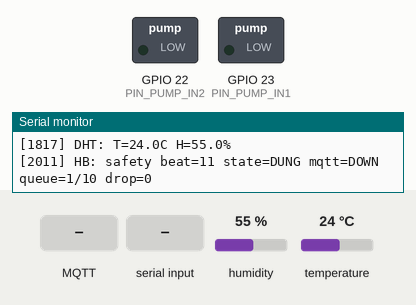
Simulated run of this sketch. Board: ESP32. Parts: switched loads named in the sketch (green lamp = pin HIGH), the last lines printed to the serial monitor. Inputs (shaded band) come from the test bench; at power-on: humidity 55 %, temperature 24 °C. WiFi joins after 1.5 s; servers stay silent unless stated; no MQTT or app messages arrive unless stated.

Above: at 3.0 s.
3.1 s: MQTT message "ON" arrives on the first subscribed topic
At 4.1 s:
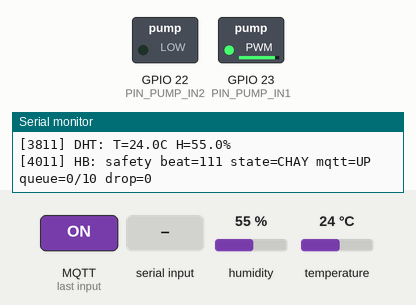
4.6 s: "OFF\n" received over Serial
At 5.9 s:
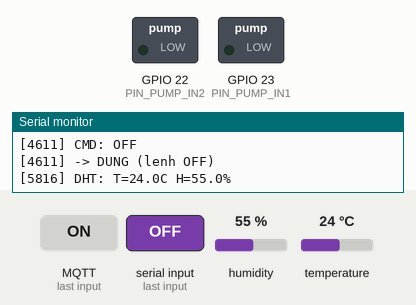
Timing chart, 0 to 7.6 s (numbered marks = the images above; inputs shaded):
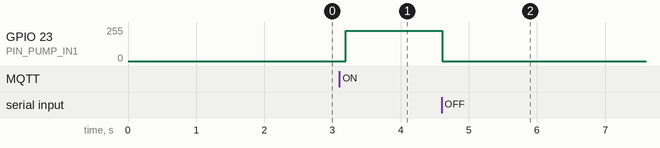

The sketch:

firmware.ino
```cpp
/*
 * CSE3069 - Bài 4: Gửi dữ liệu qua MQTT (FreeRTOS: task + queue)
 * ESP32-DevKitC-32E + A4950 (cầu H) + bơm DC + DHT + (tuỳ chọn) cảm biến mưa
 *
 * ESP32 KHÔNG còn web server / WebSocket. Giao diện chạy trên laptop (thư mục dashboard/)
 * và nói chuyện với ESP32 chỉ qua MQTT.
 *
 * KIẾN TRÚC
 *   sensorTask (core 1, ưu tiên 2): đọc DHT/mưa mỗi 2 s -> cập nhật snapshot cho FSM
 *                                   -> đẩy bản ghi vào telemetryQ
 *   mqttTask   (core 0, ưu tiên 1): giữ kết nối broker; lấy bản ghi từ telemetryQ và publish;
 *                                   publish state (ngay khi đổi + mỗi 0.5 s) và log; nhận lệnh từ .../cmd.
 *                                   MỌI việc có thể bị treo do mạng đều nằm ở task này.
 *   safetyTask (core 1, ưu tiên 3): FSM bơm DỪNG/CHẠY/LỖI, chu kỳ 20 ms bằng vTaskDelayUntil,
 *                                   KHÔNG gọi hàm mạng, KHÔNG chờ vô hạn.
 *   loop()     (core 1, ưu tiên 1): chỉ đọc lệnh từ Serial.
 *
 *   Queue:
 *     telemetryQ : 10 bản ghi. Khi đầy -> BỎ BẢN GHI CŨ NHẤT, giữ bản mới (đếm qDropped).
 *     cmdQ       : 8 lệnh (Serial / MQTT -> safetyTask). Khi đầy -> bỏ lệnh mới + log.
 *
 * Topic:
 *   nhom01/node01/telemetry  (ESP32 -> broker)  số đo, mỗi 2 s
 *   nhom01/node01/state      (ESP32 -> broker)  trạng thái FSM + queue, ngay khi đổi + mỗi 0.5 s
 *   nhom01/node01/log        (ESP32 -> broker)  từng dòng log
 *   nhom01/node01/status     (LWT, retained)    online / offline
 *   nhom01/node01/cmd        (broker -> ESP32)  lệnh
 *
 * Lệnh (Serial 115200 hoặc topic cmd):
 *   ON | OFF | PWM <1-100> | STATUS | SLOW <ms>  (SLOW: làm chậm task MQTT để thử queue đầy)
 *   Lệnh khác khi đang CHAY -> LOI
 */

#include <Arduino.h>
#include <stdarg.h>
#include <WiFi.h>
#include <PubSubClient.h>
#include <DHT.h>

#include "secrets.h"    // WIFI_SSID, WIFI_PASS, MQTT_HOST, MQTT_PORT, MQTT_USER, MQTT_PASS

// ===================== KIỂU DỮ LIỆU (khai báo trước hàm đầu tiên) =====================
enum State { ST_STOP, ST_RUN, ST_FAULT };

struct Telemetry {          // 1 bản ghi trong telemetryQ
  uint32_t ts;              // millis() lúc đọc
  uint32_t seq;             // số thứ tự bản tin (để phát hiện rớt khi đối chiếu log)
  float    temp, hum;
  int16_t  rain;            // < 0 = không có cảm biến -> null
  bool     valid;
  uint8_t  state;           // trạng thái FSM lúc đọc
};

struct Cmd {                // 1 lệnh trong cmdQ
  char text[40];
  bool bad;                 // true = đầu vào rác/quá dài
};

struct SensorSnap { bool valid; float t, h; };

// ===================== CẤU HÌNH =====================
constexpr uint32_t WIFI_TIMEOUT_MS = 10000;

const char* DEVICE_ID       = "node01";
const char* TOPIC_TELEMETRY = "nhom01/node01/telemetry";
const char* TOPIC_STATE     = "nhom01/node01/state";
const char* TOPIC_LOG       = "nhom01/node01/log";
const char* TOPIC_STATUS    = "nhom01/node01/status";
const char* TOPIC_CMD       = "nhom01/node01/cmd";

constexpr uint8_t  PIN_PUMP_IN1 = 23;      // PWM
constexpr uint8_t  PIN_PUMP_IN2 = 22;      // luôn LOW
constexpr uint8_t  PIN_DHT      = 14;
constexpr int8_t   PIN_RAIN     = -1;      // ĐIỀN chân ADC cảm biến mưa; -1 = chưa gắn -> "rain": null
#define DHTTYPE DHT22

constexpr uint32_t MAX_RUN_MS       = 20000;
constexpr uint32_t FAULT_HOLD_MS    = 3000;
constexpr uint32_t COOLDOWN_MS      = 5000;
constexpr uint32_t SENSOR_PERIOD_MS = 2000;    // = chu kỳ gửi MQTT (DHT cần >= 2 s)
constexpr uint32_t SAFETY_PERIOD_MS = 20;      // chu kỳ kiểm tra an toàn, độc lập MQTT
constexpr uint32_t HEARTBEAT_MS     = 2000;    // log nhịp task an toàn
constexpr uint32_t STATE_PERIOD_MS  = 500;     // publish state định kỳ (ngoài ra publish ngay khi đổi trạng thái)
constexpr uint32_t MQTT_RETRY_MS    = 3000;

constexpr uint32_t PWM_FREQ_HZ      = 20000;
constexpr uint8_t  PWM_BITS         = 8;
constexpr uint8_t  DEFAULT_DUTY_PCT = 90;

constexpr int TELEMETRY_Q_LEN = 10;
constexpr int CMD_Q_LEN       = 8;
constexpr uint32_t MQTT_SLOW_MAX_MS = 8000;    // < keepalive (10 s) để không rớt kết nối khi thử tải

// ===================== BIẾN TOÀN CỤC =====================
const char* stateName(State s) {
  return s == ST_STOP ? "DUNG" : (s == ST_RUN ? "CHAY" : "LOI");
}

// --- Chỉ safetyTask ghi các biến này ---
volatile State   state = ST_STOP;
volatile uint32_t stateSince = 0;
volatile uint32_t lastRunEndMs = 0;
volatile uint8_t dutyPct = DEFAULT_DUTY_PCT;
volatile uint32_t stateEvt = 0;   // tăng mỗi khi FSM/duty đổi -> mqttTask publish state NGAY
bool evStart = false, evStop = false, evBadInput = false;

// --- Snapshot cảm biến: sensorTask ghi, safetyTask/mqttTask đọc (spinlock) ---
portMUX_TYPE sensMux = portMUX_INITIALIZER_UNLOCKED;
SensorSnap snap = { false, NAN, NAN };

// --- Queue / thống kê ---
QueueHandle_t telemetryQ = nullptr;
QueueHandle_t cmdQ = nullptr;
volatile uint32_t qSent = 0, qDropped = 0, qPubFail = 0, safetyBeats = 0;
volatile uint32_t mqttExtraDelayMs = 0;       // lệnh SLOW
volatile bool     mqttUp = false;

DHT dht(PIN_DHT, DHTTYPE);
WiFiClient   netClient;
PubSubClient mqtt(netClient);

// --- Log: nhiều task ghi (có mutex), mqttTask đọc và publish ---
constexpr int LOG_LINES = 80;
constexpr int LOG_LEN   = 128;
char logRing[LOG_LINES][LOG_LEN];
volatile uint32_t logTotal = 0;     // tổng số dòng đã ghi
uint32_t mqttLogSeq = 0;            // số dòng đã publish (chỉ mqttTask dùng)
SemaphoreHandle_t logMux = nullptr;

void logMsg(const char* fmt, ...) {
  char body[100];
  va_list ap;
  va_start(ap, fmt);
  vsnprintf(body, sizeof body, fmt, ap);
  va_end(ap);
  char line[LOG_LEN];
  snprintf(line, sizeof line, "[%lu] %s", (unsigned long)millis(), body);
  if (xSemaphoreTake(logMux, pdMS_TO_TICKS(50)) != pdTRUE) return;   // không chờ vô hạn
  Serial.println(line);
  strlcpy(logRing[logTotal % LOG_LINES], line, LOG_LEN);
  logTotal = logTotal + 1;
  xSemaphoreGive(logMux);
}

// Chỉ gọi từ mqttTask khi đang kết nối: publish các dòng log mới
void flushLogToMqtt() {
  for (int n = 0; n < 6; n++) {
    char line[LOG_LEN];
    bool has;
    if (xSemaphoreTake(logMux, pdMS_TO_TICKS(50)) != pdTRUE) return;
    if (logTotal - mqttLogSeq > (uint32_t)LOG_LINES) mqttLogSeq = logTotal - LOG_LINES;  // tụt quá xa -> nhảy
    has = (mqttLogSeq != logTotal);
    if (has) { strlcpy(line, logRing[mqttLogSeq % LOG_LINES], LOG_LEN); mqttLogSeq++; }
    xSemaphoreGive(logMux);
    if (!has) break;
    mqtt.publish(TOPIC_LOG, line);
  }
}

// ===================== GỬI LỆNH VÀO cmdQ (không chặn) =====================
void submitCommand(const char* text, bool bad) {
  Cmd c;
  memset(&c, 0, sizeof c);
  strlcpy(c.text, text, sizeof c.text);
  c.bad = bad;
  if (xQueueSend(cmdQ, &c, 0) != pdTRUE) logMsg("LOI: hang doi lenh day, bo lenh");
}

// ===================== ĐIỀU KHIỂN TẢI (chỉ safetyTask / setup) =====================
void pumpOff() {
  ledcWrite(PIN_PUMP_IN1, 0);
  digitalWrite(PIN_PUMP_IN2, LOW);
}

void pumpOn() {
  digitalWrite(PIN_PUMP_IN2, LOW);
  ledcWrite(PIN_PUMP_IN1, (uint32_t)dutyPct * ((1u << PWM_BITS) - 1) / 100);
}

// ===================== FSM =====================
void enterStop(const char* reason) {
  pumpOff();
  state = ST_STOP;
  stateSince = millis();
  lastRunEndMs = stateSince;
  stateEvt = stateEvt + 1;
  logMsg("-> DUNG (%s)", reason);
}

void enterFault(const char* reason) {
  pumpOff();
  state = ST_FAULT;
  stateSince = millis();
  stateEvt = stateEvt + 1;
  logMsg("-> LOI (%s)", reason);
}

void enterRun() {
  state = ST_RUN;
  stateSince = millis();
  pumpOn();
  stateEvt = stateEvt + 1;
  logMsg("-> CHAY (duty=%u%%, toi da %lu s)", dutyPct, (unsigned long)(MAX_RUN_MS / 1000));
}

void updateState() {
  uint32_t now = millis();
  bool sv;
  portENTER_CRITICAL(&sensMux); sv = snap.valid; portEXIT_CRITICAL(&sensMux);

  switch (state) {
    case ST_RUN:
      if (evStart) logMsg("TU CHOI: dang CHAY, khong gia han thoi gian");
      if (evBadInput)                           enterFault("lenh sai dinh dang");
      else if (!sv)                             enterFault("cam bien NaN");
      else if (now - stateSince >= MAX_RUN_MS) enterStop("het gio");
      else if (evStop)                          enterStop("lenh OFF");
      break;

    case ST_STOP:
      if (evStart) {
        uint32_t since = now - lastRunEndMs;
        if (lastRunEndMs != 0 && since < COOLDOWN_MS)
          logMsg("TU CHOI: dang cooldown, con %lu ms", (unsigned long)(COOLDOWN_MS - since));
        else if (!sv)
          logMsg("TU CHOI: cam bien chua hop le, khong bat tai");
        else
          enterRun();
      }
      break;

    case ST_FAULT:
      if (evStart) logMsg("TU CHOI: dang LOI, con %lu ms moi ve DUNG",
                          (unsigned long)(FAULT_HOLD_MS - (now - stateSince)));
      if (now - stateSince >= FAULT_HOLD_MS) enterStop("het loi, ve trang thai an toan");
      break;
  }

  if (state != ST_RUN) pumpOff();           // phòng thủ
  evStart = evStop = evBadInput = false;
}

// ===================== XỬ LÝ LỆNH (chạy trong safetyTask) =====================
void applyCommand(const Cmd& c) {
  if (c.bad) { logMsg("LOI: dau vao qua dai/rac"); evBadInput = true; return; }
  String cmd(c.text);
  cmd.trim();
  cmd.toUpperCase();
  if (cmd.length() == 0) return;
  logMsg("CMD: %s", cmd.c_str());

  if (cmd == "ON") {
    evStart = true;
  } else if (cmd == "OFF") {
    evStop = true;
  } else if (cmd == "STATUS") {
    logMsg("STATE=%s duty=%u%% mqtt=%d queue=%u/%d sent=%lu drop=%lu pubfail=%lu",
           stateName(state), dutyPct, mqttUp ? 1 : 0,
           (unsigned)uxQueueMessagesWaiting(telemetryQ), TELEMETRY_Q_LEN,
           (unsigned long)qSent, (unsigned long)qDropped, (unsigned long)qPubFail);
  } else if (cmd.startsWith("SLOW ")) {
    long v = cmd.substring(5).toInt();
    if (v < 0) v = 0;
    if (v > (long)MQTT_SLOW_MAX_MS) v = MQTT_SLOW_MAX_MS;
    mqttExtraDelayMs = (uint32_t)v;
    logMsg("THU TAI: task MQTT cham them %ld ms moi vong", v);
  } else if (cmd.startsWith("PWM ")) {
    int v = cmd.substring(4).toInt();
    if (v >= 1 && v <= 100) {
      dutyPct = v;
      stateEvt = stateEvt + 1;
      logMsg("Duty = %u%%", dutyPct);
      if (state == ST_RUN) pumpOn();
    } else {
      logMsg("LOI: PWM phai tu 1 den 100");
      evBadInput = true;
    }
  } else {
    logMsg("LOI: lenh khong hop le");
    evBadInput = true;
  }
}

// ===================== TASK AN TOÀN =====================
// Không có hàm mạng, không chờ vô hạn: chu kỳ cố định 20 ms bằng vTaskDelayUntil.
void safetyTask(void*) {
  TickType_t last = xTaskGetTickCount();
  uint32_t lastHb = 0;
  for (;;) {
    Cmd c;
    while (xQueueReceive(cmdQ, &c, 0) == pdTRUE) applyCommand(c);   // timeout 0 = không chờ
    updateState();
    safetyBeats = safetyBeats + 1;

    uint32_t now = millis();
    if (now - lastHb >= HEARTBEAT_MS) {
      lastHb = now;
      logMsg("HB: safety beat=%lu state=%s mqtt=%s queue=%u/%d drop=%lu",
             (unsigned long)safetyBeats, stateName(state), mqttUp ? "UP" : "DOWN",
             (unsigned)uxQueueMessagesWaiting(telemetryQ), TELEMETRY_Q_LEN,
             (unsigned long)qDropped);
    }
    vTaskDelayUntil(&last, pdMS_TO_TICKS(SAFETY_PERIOD_MS));
  }
}

// ===================== TASK CẢM BIẾN =====================
// Chính sách khi queue đầy: BỎ BẢN GHI CŨ NHẤT, giữ bản mới (dữ liệu mới có giá trị hơn).
void enqueueTelemetry(const Telemetry& r) {
  if (xQueueSend(telemetryQ, &r, 0) == pdTRUE) return;
  Telemetry old;
  xQueueReceive(telemetryQ, &old, 0);              // bỏ bản cũ nhất
  qDropped = qDropped + 1;
  logMsg("DROP: queue day, bo ban ghi seq=%lu (cu nhat)", (unsigned long)old.seq);
  if (xQueueSend(telemetryQ, &r, 0) != pdTRUE) qDropped = qDropped + 1;
}

void sensorTask(void*) {
  uint32_t seq = 0;
  TickType_t last = xTaskGetTickCount();
  for (;;) {
    float h = dht.readHumidity();
    float t = dht.readTemperature();
    bool ok = !(isnan(h) || isnan(t));

    portENTER_CRITICAL(&sensMux);
    snap.valid = ok;
    if (ok) { snap.t = t; snap.h = h; }
    portEXIT_CRITICAL(&sensMux);

    if (ok) logMsg("DHT: T=%.1fC H=%.1f%%", t, h);
    else    logMsg("DHT: NaN (cam bien loi/rut day)");

    Telemetry r;
    memset(&r, 0, sizeof r);
    r.ts = millis();
    r.seq = ++seq;
    r.valid = ok;
    r.temp = ok ? t : 0;
    r.hum  = ok ? h : 0;
    r.rain = (PIN_RAIN >= 0) ? (int16_t)analogRead(PIN_RAIN) : -1;
    r.state = (uint8_t)state;
    enqueueTelemetry(r);

    vTaskDelayUntil(&last, pdMS_TO_TICKS(SENSOR_PERIOD_MS));
  }
}

// ===================== TASK MQTT =====================
// Giá trị thiếu = null (phân biệt với 0 hợp lệ)
int buildPayload(char* o, size_t n, const Telemetry& r) {
  char tb[16], hb[16], rb[16];
  if (r.valid) { snprintf(tb, sizeof tb, "%.1f", r.temp); snprintf(hb, sizeof hb, "%.1f", r.hum); }
  else         { strcpy(tb, "null"); strcpy(hb, "null"); }
  if (r.rain >= 0) snprintf(rb, sizeof rb, "%d", r.rain); else strcpy(rb, "null");
  return snprintf(o, n,
    "{\"device_id\":\"%s\",\"ts\":%lu,\"seq\":%lu,\"temp\":%s,\"hum\":%s,\"rain\":%s,"
    "\"unit\":\"C\",\"valid\":%s,\"state\":\"%s\"}",
    DEVICE_ID, (unsigned long)r.ts, (unsigned long)r.seq, tb, hb, rb,
    r.valid ? "true" : "false", stateName((State)r.state));
}

// Trạng thái FSM + queue cho dashboard
void publishState() {
  uint32_t now = millis();
  State st = state;
  uint32_t rem = 0;
  if (st == ST_RUN) {
    uint32_t el = now - stateSince;
    rem = el >= MAX_RUN_MS ? 0 : MAX_RUN_MS - el;
  }
  uint32_t cd = 0;
  uint32_t lre = lastRunEndMs;
  if (st == ST_STOP && lre != 0 && now - lre < COOLDOWN_MS) cd = COOLDOWN_MS - (now - lre);

  SensorSnap s;
  portENTER_CRITICAL(&sensMux); s = snap; portEXIT_CRITICAL(&sensMux);

  char buf[420];
  snprintf(buf, sizeof buf,
    "{\"st\":%d,\"duty\":%u,\"rem\":%lu,\"max\":%lu,\"cd\":%lu,\"cdmax\":%lu,"
    "\"sv\":%d,\"t\":%.1f,\"h\":%.1f,\"up\":%lu,\"rssi\":%d,"
    "\"qn\":%u,\"qmax\":%d,\"qsent\":%lu,\"qdrop\":%lu,\"slow\":%lu,\"beat\":%lu}",
    (int)st, (unsigned)dutyPct, (unsigned long)rem, (unsigned long)MAX_RUN_MS,
    (unsigned long)cd, (unsigned long)COOLDOWN_MS,
    s.valid ? 1 : 0, s.valid ? s.t : 0.0f, s.valid ? s.h : 0.0f,
    (unsigned long)now, (int)WiFi.RSSI(),
    (unsigned)uxQueueMessagesWaiting(telemetryQ), TELEMETRY_Q_LEN,
    (unsigned long)qSent, (unsigned long)qDropped,
    (unsigned long)mqttExtraDelayMs, (unsigned long)safetyBeats);
  mqtt.publish(TOPIC_STATE, buf);
}

void mqttCallback(char* topic, byte* payload, unsigned int len) {
  char buf[40];
  if (len >= sizeof buf) { submitCommand("", true); return; }
  memcpy(buf, payload, len);
  buf[len] = 0;
  submitCommand(buf, false);          // đi qua cmdQ -> FSM, không bỏ qua kiểm tra an toàn
}

void mqttTask(void*) {
  mqtt.setServer(MQTT_HOST, MQTT_PORT);
  mqtt.setCallback(mqttCallback);
  mqtt.setBufferSize(512);
  mqtt.setKeepAlive(10);
  mqtt.setSocketTimeout(3);
  uint32_t lastTry = 0, lastState = 0, seenEvt = 0;

  for (;;) {
    if (WiFi.status() != WL_CONNECTED) {
      mqttUp = false;
      vTaskDelay(pdMS_TO_TICKS(500));
      continue;
    }

    if (!mqtt.connected()) {
      if (mqttUp) { mqttUp = false; logMsg("MQTT: mat ket noi (state=%d)", mqtt.state()); }
      if (millis() - lastTry >= MQTT_RETRY_MS) {
        lastTry = millis();
        logMsg("MQTT: dang ket noi %s:%d ...", MQTT_HOST, MQTT_PORT);
        String cid = String("esp32-") + DEVICE_ID + "-" + String((uint32_t)ESP.getEfuseMac(), HEX);
        // Có thể treo vài giây nếu mất mạng — chỉ treo task này, safetyTask vẫn chạy
        if (mqtt.connect(cid.c_str(), MQTT_USER, MQTT_PASS, TOPIC_STATUS, 1, true, "offline")) {
          netClient.setNoDelay(true);   // tắt Nagle (gọi SAU khi socket đã mở): gói nhỏ đi ngay
          mqtt.publish(TOPIC_STATUS, "online", true);
          mqtt.subscribe(TOPIC_CMD, 1);
          mqttUp = true;
          logMsg("MQTT: da ket noi, sub %s", TOPIC_CMD);
        } else {
          logMsg("MQTT: ket noi that bai, state=%d", mqtt.state());
        }
      }
      vTaskDelay(pdMS_TO_TICKS(100));
      continue;
    }

    mqtt.loop();
    flushLogToMqtt();
    if (stateEvt != seenEvt || millis() - lastState >= STATE_PERIOD_MS) {
      seenEvt = stateEvt; lastState = millis(); publishState();
    }

    Telemetry r;
    if (xQueueReceive(telemetryQ, &r, 0) == pdTRUE) {
      char buf[256];
      buildPayload(buf, sizeof buf, r);
      if (mqtt.publish(TOPIC_TELEMETRY, buf)) {
        qSent = qSent + 1;
      } else {
        qPubFail = qPubFail + 1;
        if (xQueueSendToFront(telemetryQ, &r, 0) != pdTRUE) qDropped = qDropped + 1;  // giữ lại để gửi sau
      }
    }

    // THU TAI: delay dài giả lập bên gửi chậm hơn bên đọc
    vTaskDelay(pdMS_TO_TICKS(mqttExtraDelayMs ? mqttExtraDelayMs : 20));
  }
}

// ===================== SERIAL =====================
void pollSerial() {
  static String buf;
  while (Serial.available()) {
    char c = (char)Serial.read();
    if (c == '\n' || c == '\r') {
      if (buf.length()) submitCommand(buf.c_str(), false);
      buf = "";
    } else if (buf.length() < 32) {
      buf += c;
    } else {
      buf = "";
      submitCommand("", true);
    }
  }
}

// ===================== WIFI =====================
void startWifi() {
  WiFi.mode(WIFI_STA);
  WiFi.setSleep(false);              // tắt modem-sleep để nhận/gửi không bị trễ
  WiFi.setAutoReconnect(true);
  WiFi.begin(WIFI_SSID, WIFI_PASS);
  Serial.printf("Ket noi WiFi '%s'", WIFI_SSID);
  uint32_t t0 = millis();
  while (WiFi.status() != WL_CONNECTED && millis() - t0 < WIFI_TIMEOUT_MS) {
    delay(250);
    Serial.print('.');
  }
  Serial.println();
  if (WiFi.status() == WL_CONNECTED)
    Serial.printf("WiFi OK, IP ESP32: %s\n", WiFi.localIP().toString().c_str());
  else
    Serial.println("WiFi chua ket noi duoc - se tu thu lai; bom van an toan, FSM van chay.");
}

// ===================== SETUP / LOOP =====================
void setup() {
  // 1. Đưa tải về trạng thái an toàn trước tiên
  pinMode(PIN_PUMP_IN1, OUTPUT);
  pinMode(PIN_PUMP_IN2, OUTPUT);
  digitalWrite(PIN_PUMP_IN1, LOW);
  digitalWrite(PIN_PUMP_IN2, LOW);

  Serial.begin(115200);
  delay(300);
  Serial.println("\n=== TH04: Bom an toan + MQTT (FreeRTOS) ===");

  // 2. Tài nguyên FreeRTOS (tạo trước khi có task nào gọi logMsg)
  logMux     = xSemaphoreCreateMutex();
  telemetryQ = xQueueCreate(TELEMETRY_Q_LEN, sizeof(Telemetry));
  cmdQ       = xQueueCreate(CMD_Q_LEN, sizeof(Cmd));

  // 3. PWM + cảm biến
  ledcAttach(PIN_PUMP_IN1, PWM_FREQ_HZ, PWM_BITS);
  pumpOff();
  dht.begin();
  if (PIN_RAIN >= 0) pinMode(PIN_RAIN, INPUT);

  // 4. WiFi (bơm đã tắt nên chờ WiFi là an toàn)
  startWifi();

  stateSince = millis();
  logMsg("San sang. Trang thai: %s, bom TAT. Gioi han chay: %lu s",
         stateName(state), (unsigned long)(MAX_RUN_MS / 1000));
  logMsg("Lenh: ON | OFF | PWM <1-100> | STATUS | SLOW <ms>");

  // 5. Tạo task. xTaskCreatePinnedToCore = xTaskCreate + chỉ định lõi (stack tính bằng byte)
  xTaskCreatePinnedToCore(safetyTask, "safety", 4096, nullptr, 3, nullptr, 1);
  xTaskCreatePinnedToCore(sensorTask, "sensor", 4096, nullptr, 2, nullptr, 1);
  xTaskCreatePinnedToCore(mqttTask,   "mqtt",   6144, nullptr, 1, nullptr, 0);
}

void loop() {   // chỉ còn đọc lệnh Serial
  pollSerial();
  delay(5);
}
```

Source omitted: secrets.h (398 bytes)

Measured:
- after the input at 3.1 s, GPIO 23 (PIN_PUMP_IN1): 0/255 → 228/255 after 0.09 s
- after the input at 4.6 s, GPIO 23 (PIN_PUMP_IN1): 228/255 → 0/255 at once
